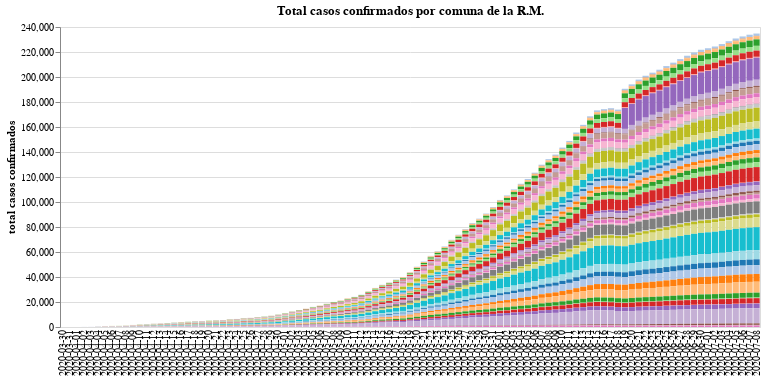

Notebook code for this chart:
### Code cell
#hide
input_dropdown = alt.binding_select(options=data_long_form['Comuna'].unique())
selection1 = alt.selection_single(fields=['Comuna'], bind=input_dropdown, name=' ')
selection2 = alt.selection_multi(fields=['Comuna'], on='mouseover')

color = alt.condition(selection1 | selection2,
                    alt.Color('Comuna:N', scale=alt.Scale(scheme='category20'), legend=None),
                    alt.value('lightgray'))

bars1 = alt.Chart(data_long_form).mark_bar().encode(
    x=alt.X("Fecha", axis=alt.Axis(title="", domain=False, tickSize=0)),
    y=alt.Y("Casos confirmados", axis=alt.Axis(title="total casos confirmados")),
    tooltip = ["Fecha", "Comuna", "Casos confirmados"],
    color = color
).properties(
    title="Total casos confirmados por comuna de la R.M.",
    width=700).add_selection(
    selection1, selection2
).transform_filter(
    selection1
)

bars1

### Figure 1 — Vega-Lite specification as saved in the notebook (floating-point values rounded to 4 significant figures; data arrays with more than 128 entries replaced by an {"elided": "..."} marker saying what was removed)
{"config": {"view": {"continuousWidth": 400, "continuousHeight": 300}}, "data": {"name": "data-7013e7c678797a8ab28219a1c6a2cff2"}, "mark": "bar", "encoding": {"color": {"condition": {"type": "nominal", "field": "Comuna", "legend": null, "scale": {"scheme": "category20"}, "selection": {"or": [" ", "selector003"]}}, "value": "lightgray"}, "tooltip": [{"type": "nominal", "field": "Fecha"}, {"type": "nominal", "field": "Comuna"}, {"type": "quantitative", "field": "Casos confirmados"}], "x": {"type": "nominal", "axis": {"domain": false, "tickSize": 0, "title": ""}, "field": "Fecha"}, "y": {"type": "quantitative", "axis": {"title": "total casos confirmados"}, "field": "Casos confirmados"}}, "selection": {" ": {"type": "single", "fields": ["Comuna"], "bind": {"input": "select", "options": ["Alhue", "Buin", "Calera de Tango", "Cerrillos", "Cerro Navia", "Colina", "Conchali", "Curacavi", "El Bosque", "El Monte", "Estacion Central", "Huechuraba", "Independencia", "Isla de Maipo", "La Cisterna", "La Florida", "La Granja", "La Pintana", "La Reina", "Lampa", "Las Condes", "Lo Barnechea", "Lo Espejo", "Lo Prado", "Macul", "Maipu", "Maria Pinto", "Melipilla", "Nunoa", "Padre Hurtado", "Paine", "Pedro Aguirre Cerda", "Penaflor", "Penalolen", "Pirque", "Providencia", "Pudahuel", "Puente Alto", "Quilicura", "Quinta Normal", "Recoleta", "Renca", "San Bernardo", "San Joaquin", "San Jose de Maipo", "San Miguel", "San Pedro", "San Ramon", "Santiago", "Talagante", "Tiltil", "Vitacura", "Desconocido Metropolitana"]}}, "selector003": {"type": "multi", "fields": ["Comuna"], "on": "mouseover"}}, "title": "Total casos confirmados por comuna de la R.M.", "transform": [{"filter": {"selection": " "}}], "width": 700, "$schema": "https://vega.github.io/schema/vega-lite/v4.8.1.json", "datasets": {"data-7013e7c678797a8ab28219a1c6a2cff2": {"elided": "5353 records"}}}
